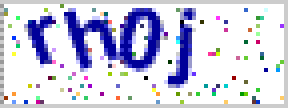
#> input picture Verify-Manual-octave/train/samples/0.png, 72 x 27 px (shown 4 times larger); its folder holds only this picture in this run
$ python split_imgs.py
#> lines starting #> are read from the running program, lines starting #| are printed output that depends on the picture
# coding: utf-8

import os
from PIL import Image


def img2single(samples_folder, single_folder):
#> called with samples_folder = 'samples', single_folder = 'sample_single'
    imgs = os.listdir(samples_folder)
    for img in imgs:
        image = Image.open('%s/%s' % (samples_folder, img)).convert("L")
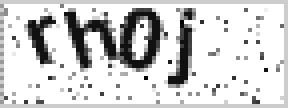
#> image: PIL image 72x27 L (shown 4 times larger); min 0, max 255, mean 208.9
        x_size, y_size = image.size
#> x_size = 72; y_size = 27
        y_size -= 5
#> y_size = 22
        # y from 1 to y_size-5
        # x from 4 to x_size-18
        piece = (x_size-22) / 8
#> piece = 6.25
        centers = [4+piece*(2*i+1) for i in range(4)]
#> centers = [10.25, 22.75, 35.25, 47.75]
        pre = img.split('.')[0]
        for i, center in enumerate(centers):
            image.crop((center-(piece+2), 1, center+(piece+2), y_size)).save('%s/%s-%s.png' % (single_folder, pre, i))
#> this loop made 4 passes
#> pass 1, in img2single, `image.crop((center-(piece+2), 1, center+(piece+2), y_size)).save('%s/%..`:
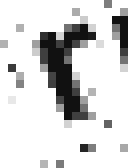
#> saved as 0-0.png: PIL image 16x21 L (shown 8 times larger); min 17, max 255, mean 213.5
#> pass 2, in img2single, `image.crop((center-(piece+2), 1, center+(piece+2), y_size)).save('%s/%..`:
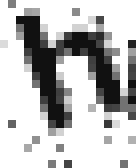
#> saved as 0-1.png: PIL image 17x21 L (shown 8 times larger); min 17, max 255, mean 189.1


img2single('samples', 'sample_single')
